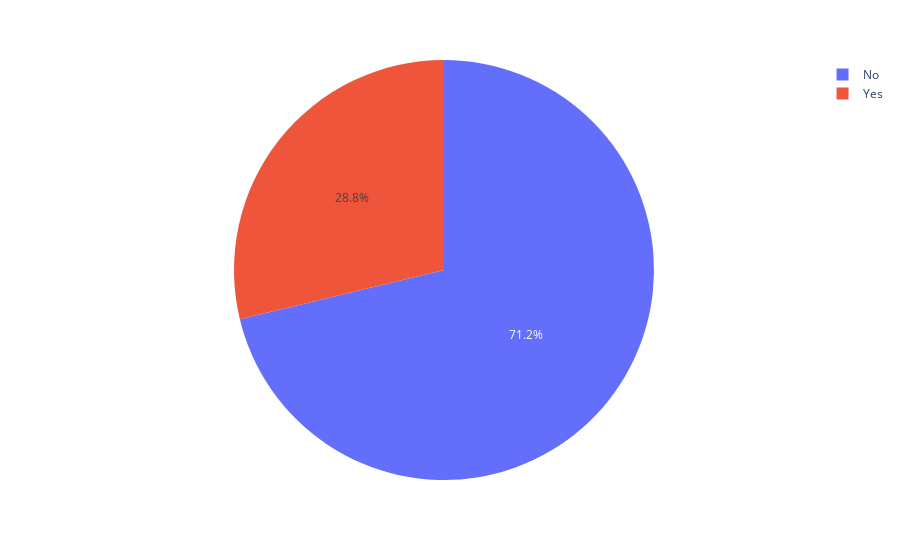

The code cell stored with this chart in its notebook:
### Code cell
fig = px.pie(df, names='in person?')
fig

### Figure 1 — Plotly figure (JSON) as saved in the notebook; plotly's stock layout.template omitted (floating-point values rounded to 4 significant figures)
{"data": [{"domain": {"x": [0, 1], "y": [0, 1]}, "hovertemplate": "in person?=%{label}<extra></extra>", "labels": ["No", "Yes", "No", "Yes", "Yes", "Yes", "Yes", "Yes", "No", "Yes", "No", "No", "No", "Yes", "No", "No", "No", "No", "No", "No", "No", "No", "Yes", "Yes", "No", "No", "No", "No", "No", "No", "No", "No", "No", "No", "No", "Yes", "No", "Yes", "Yes", "No", "No", "Yes", "No", "No", "No", "No", "No", "No", "No", "Yes", "Yes", "No", "No", "Yes", "No", "No", "No", "No", "No", "No", "No", "Yes", "No", "Yes", "No", "Yes", "No", "No", "No", "No", "No", "No", "Yes"], "legendgroup": "", "name": "", "showlegend": true, "type": "pie"}], "layout": {"legend": {"tracegroupgap": 0}, "margin": {"t": 60}}}
